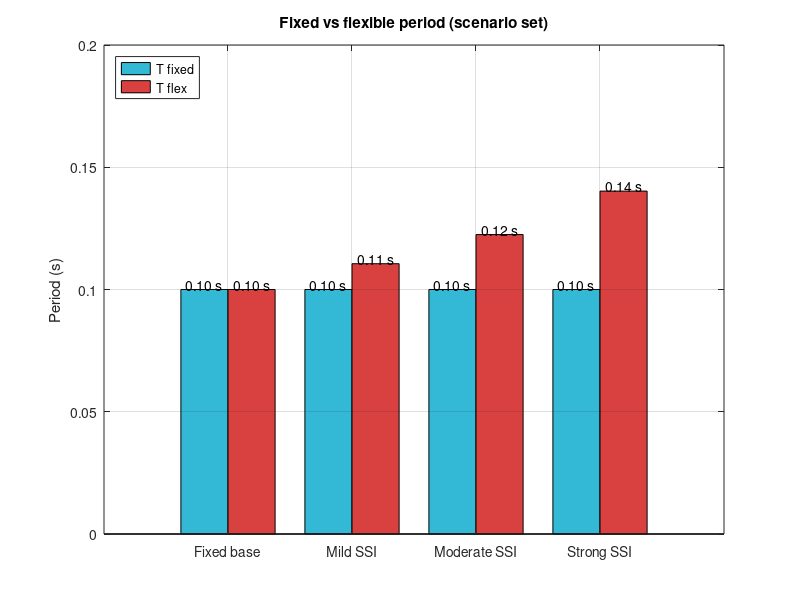
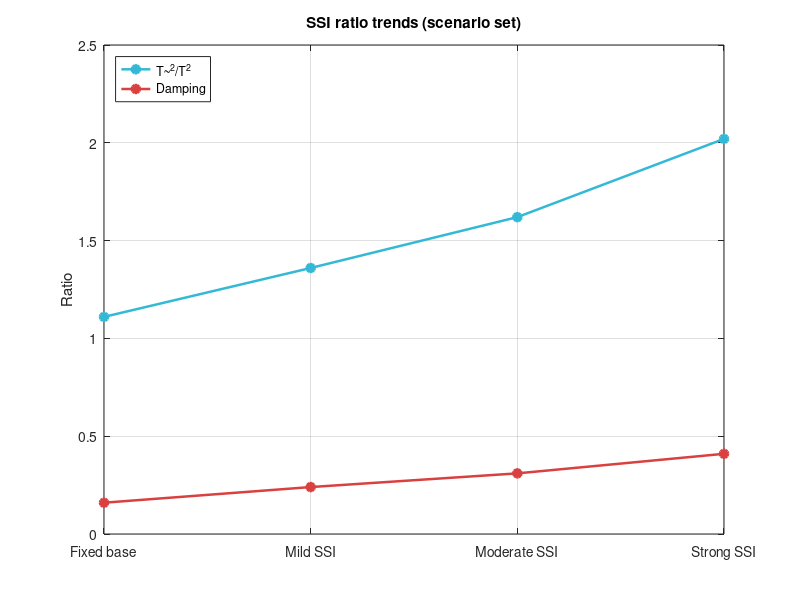
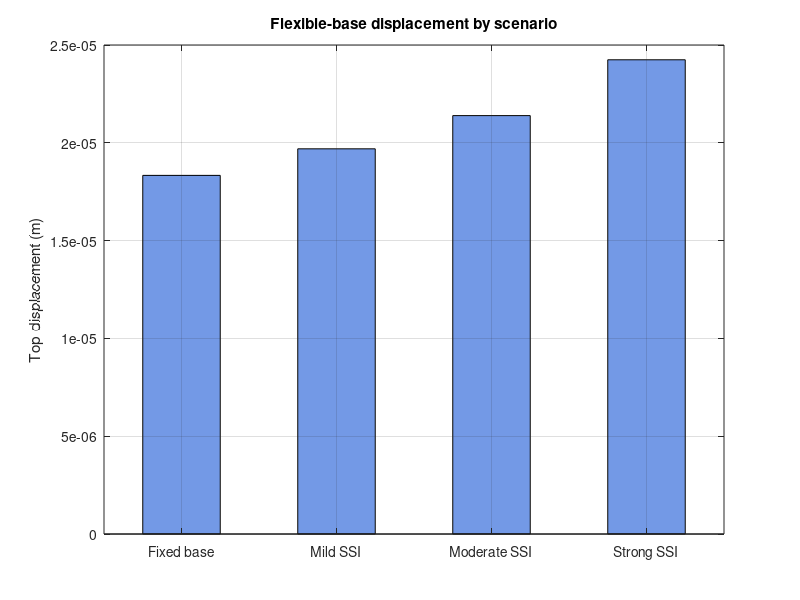

The MATLAB script that drew these images, in order:
clear; clc; close all;

%% Ensure output folder exists
if ~exist('output', 'dir')
    mkdir('output');
end

%% INPUTS
E  = 30e9;        % Pa
D  = 1.0;         % m
h  = 3.0;         % m
T0 = 0.10;        % s
F  = 1.0e3;       % N

B  = 2.0;         % m
L  = 2.0;         % m
nu = 0.35;
G  = 80e6;        % Pa
rho_s = 1800;     % kg/m^3
Vs = sqrt(G/rho_s);

beta_i  = 0.05;
beta_s  = 0.05;
beta_x  = 0.02;
beta_yy = 0.02;
n_s = 2;
n_x = 2;
n_yy = 2;

%% SECTION PROPERTIES
I = pi*D^4/64;
k = 3*E*I/h^3;
m = (T0/(2*pi))^2 * k;
T_fixed = 2*pi*sqrt(m/k);
Delta_fixed = F/k;

%% SCENARIOS
cases = {'Fixed base','Mild SSI','Moderate SSI','Strong SSI'};

kx_factors  = [1.0, 0.9, 0.8, 0.7];
kyy_factors = [1.0, 0.9, 0.8, 0.65];
damp_factors = [0.16, 0.24, 0.31, 0.41];
Tr_factors   = [1.11, 1.36, 1.62, 2.02];

T_flex = zeros(1,4);
ratio_T2 = zeros(1,4);
damping = zeros(1,4);
disp_flex = zeros(1,4);

for i = 1:4
    kx  = kx_factors(i) * k;
    kyy = kyy_factors(i) * k * h^2;

    if i == 1
        T_flex(i) = T_fixed;
    else
        T_flex(i) = T_fixed * sqrt(max(1e-12, 1 + k/kx + k*h^2/kyy - 2));
    end

    ratio_T2(i) = Tr_factors(i);
    damping(i) = damp_factors(i);

    u_f = F / kx;
    theta = (F*h) / kyy;
    disp_flex(i) = F/k + u_f + theta*h;
end

%% PRINT RESULTS
disp('=== SSI RESULTS ===');
fprintf('E = %.3e Pa\n', E);
fprintf('D = %.3f m\n', D);
fprintf('I = %.6f m^4\n', I);
fprintf('h = %.3f m\n', h);
fprintf('k = %.3e N/m\n', k);
fprintf('m = %.3e kg\n', m);
fprintf('T fixed = %.4f s\n', T_fixed);
fprintf('Delta fixed = %.6e m\n', Delta_fixed);

for i = 1:4
    fprintf('%s: T_flex = %.4f s, T2_ratio = %.3f, damping = %.3f, Delta = %.6e m\n', ...
        cases{i}, T_flex(i), ratio_T2(i), damping(i), disp_flex(i));
end

%% SAVE CSV
results = [ (1:4)' , T_fixed*ones(4,1), T_flex(:), ratio_T2(:), damping(:), disp_flex(:) ];
csvwrite('output/ssi_case_results.csv', results);

%% FIGURE 1: PERIOD COMPARISON
fig1 = figure('Color','w');
x = 1:4;
bar_width = 0.38;

bar(x - bar_width/2, T_fixed*ones(1,4), bar_width, 'FaceColor', [0.20 0.72 0.84]);
hold on;
bar(x + bar_width/2, T_flex, bar_width, 'FaceColor', [0.85 0.25 0.25]);

for i = 1:4
    text(x(i) - bar_width/2, T_fixed + 0.002, sprintf('%.2f s', T_fixed), ...
        'HorizontalAlignment', 'center', 'FontSize', 10);
    text(x(i) + bar_width/2, T_flex(i) + 0.002, sprintf('%.2f s', T_flex(i)), ...
        'HorizontalAlignment', 'center', 'FontSize', 10);
end

set(gca, 'XTick', x, 'XTickLabel', cases);
ylabel('Period (s)');
title('Fixed vs flexible period (scenario set)');
legend({'T fixed','T flex'}, 'Location', 'northwest');
grid on;
box on;
print(fig1, 'output/ssi_period_compare.png', '-dpng', '-r200');

%% FIGURE 2: SSI RATIO TRENDS
fig2 = figure('Color','w');
plot(x, ratio_T2, '-o', 'LineWidth', 1.8, 'Color', [0.20 0.72 0.84], 'MarkerFaceColor', [0.20 0.72 0.84]);
hold on;
plot(x, damping, '-o', 'LineWidth', 1.8, 'Color', [0.85 0.25 0.25], 'MarkerFaceColor', [0.85 0.25 0.25]);

set(gca, 'XTick', x, 'XTickLabel', cases);
ylabel('Ratio');
title('SSI ratio trends (scenario set)');
legend({'T~^2/T^2','Damping'}, 'Location', 'northwest');
grid on;
box on;
print(fig2, 'output/ssi_ratio_trends.png', '-dpng', '-r200');

%% FIGURE 3: DISPLACEMENT COMPARISON
fig3 = figure('Color','w');
bar(x, disp_flex, 0.5, 'FaceColor', [0.45 0.60 0.90]);
set(gca, 'XTick', x, 'XTickLabel', cases);
ylabel('Top displacement (m)');
title('Flexible-base displacement by scenario');
grid on;
box on;
print(fig3, 'output/ssi_displacement_trends.png', '-dpng', '-r200');

disp('Done. Files saved in output/');
